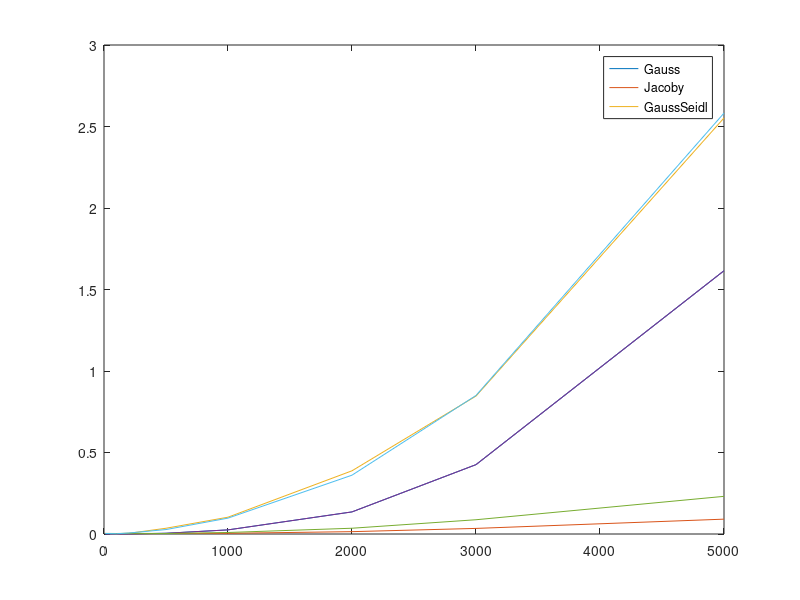

Recreate this plot in MATLAB.
clear all
czasy = []
for n=[10 100 200 500 1000 2000 3000 5000]
    A=rand(n,n);
    A=A+n*eye(n);
    X=ones(n,1);
    b=A*X;
    tic
    x = A\b;
    czasy = [czasy toc]
end


%
% wykresy
% 

Gauss = [0.0003 0.0005 0.0007 0.0045 0.0253 0.1356 0.4256 1.6152]
Jacoby = [0.0032 0.0017 0.0014 0.0032 0.0043 0.0144 0.0343 0.0911]
GaussSeidl = [0.0026 0.0020 0.0043 0.0353 0.1031 0.3878 0.8463 2.5524]

rozmiary = [10 100 200 500 1000 2000 3000 5000]
plot(rozmiary, Gauss)
hold on
plot(rozmiary, Jacoby)
plot(rozmiary, GaussSeidl)
legend('Gauss', 'Jacoby', 'GaussSeidl')


Gauss = [0.0003 0.0005 0.0007 0.0045 0.0253 0.1356 0.4256 1.6152]
Jacoby = [0.0037 0.0031 0.0043 0.0029 0.0093 0.0354 0.0875 0.2310]
GaussSeidl = [0.0033 0.0016 0.0061 0.0273 0.0974 0.3609 0.8500 2.5823]

rozmiary = [10 100 200 500 1000 2000 3000 5000]
plot(rozmiary, Gauss)
hold on
plot(rozmiary, Jacoby)
plot(rozmiary, GaussSeidl)
legend('Gauss', 'Jacoby', 'GaussSeidl')